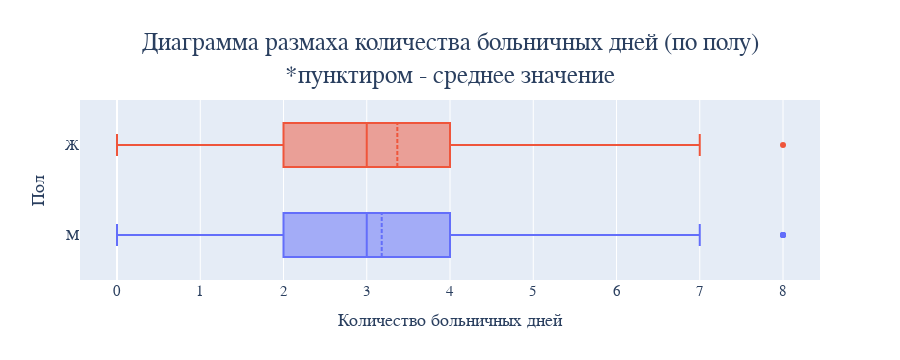

The notebook cell this image was saved under:
### Code cell
fig = go.Figure()

fig.add_trace(
    go.Box(
        x=df.loc[df['Пол'] == 'М','Количество больничных дней'],
        boxmean=True,
        name='М',
        showlegend=False
    ),
)

fig.add_trace(
    go.Box(
        x=df.loc[df['Пол'] == 'Ж','Количество больничных дней'],
        boxmean=True,
        name='Ж',
        showlegend=False
    ),
)

fig.update_layout(
    title_text='Диаграмма размаха количества больничных дней (по полу)<br>*пунктиром - среднее значение',
    yaxis_title='Пол',
    xaxis_title='Количество больничных дней',
)

### Figure 1 — Plotly figure (JSON) as saved in the notebook; plotly's stock layout.template omitted (floating-point values rounded to 4 significant figures; data arrays with more than 128 entries replaced by an {"elided": "..."} marker saying what was removed)
{"data": [{"boxmean": true, "name": "М", "showlegend": false, "type": "box", "x": {"elided": "139 int values"}}, {"boxmean": true, "name": "Ж", "showlegend": false, "type": "box", "x": [5, 1, 3, 1, 1, 3, 5, 2, 2, 2, 1, 1, 2, 4, 3, 3, 4, 2, 4, 2, 3, 4, 4, 2, 4, 1, 6, 6, 3, 1, 4, 2, 5, 4, 4, 7, 2, 3, 2, 1, 4, 3, 7, 4, 3, 3, 3, 3, 8, 6, 6, 5, 3, 4, 5, 4, 6, 5, 4, 1, 4, 2, 6, 6, 3, 3, 6, 5, 1, 3, 2, 1, 4, 4, 3, 1, 0, 3, 3, 5, 4, 4, 4, 2, 4, 3, 7, 3, 3, 1, 6, 3, 1, 4, 2, 4, 2, 2]}], "layout": {"height": 360, "title": {"text": "Диаграмма размаха количества больничных дней (по полу)<br>*пунктиром - среднее значение"}, "width": 900, "xaxis": {"autorange": true, "range": [-0.4444, 8.444], "title": {"text": "Количество больничных дней"}, "type": "linear"}, "yaxis": {"autorange": true, "range": [-0.5, 1.5], "title": {"text": "Пол"}, "type": "category"}}}
